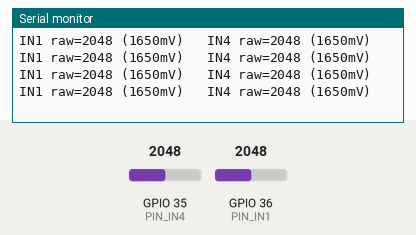
Simulated run of this program. Board: ESP32. On the bench: the last lines printed to the serial monitor. Inputs (shaded band) come from the test bench; at power-on: GPIO 35 (PIN_IN4) = 2048, GPIO 36 (PIN_IN1) = 2048.

Above: at 1.7 s.
1.8 s: GPIO 35 (PIN_IN4) set to 2866
At 2.22 s:
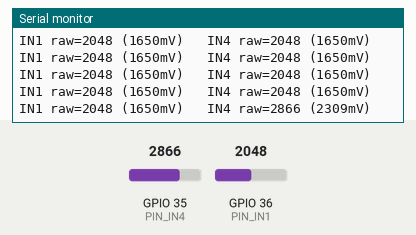
3.3 s: GPIO 36 (PIN_IN1) set to 2866
At 3.42 s:
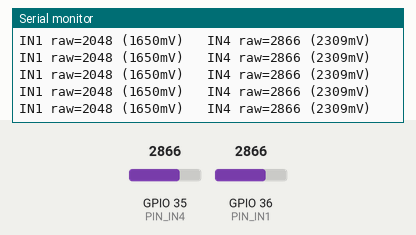
4.8 s: GPIO 35 (PIN_IN4) set to 3603
At 4.92 s:
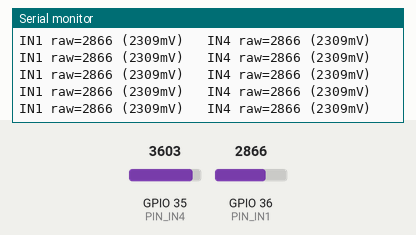
6.3 s: GPIO 36 (PIN_IN1) set to 3603
At 6.43 s:
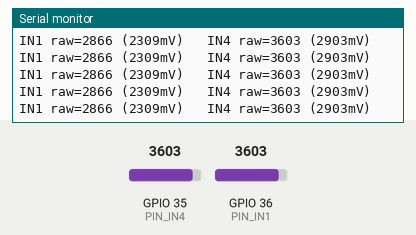
Timing chart, 0 to 8.8 s (numbered marks = the images above; inputs shaded):
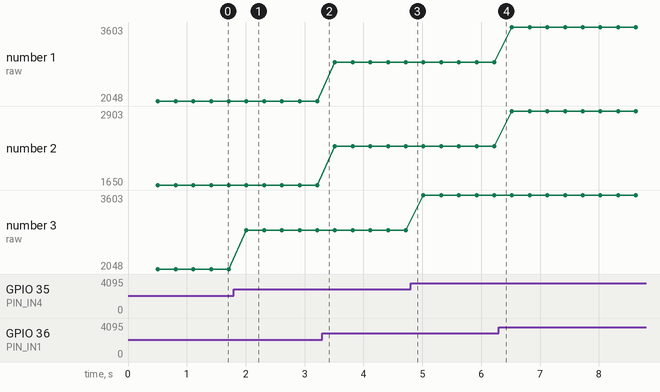

The program:

main.cpp
```cpp
#include <Arduino.h>

// Minimal, isolated ADC diagnostic -- no WiFi, no LoRa, no relay, no join
// logic. Just reads IN1 (GPIO36) and IN4 (GPIO35) and prints raw counts
// plus ESP32's own eFuse-calibrated millivolt conversion, continuously.
// Purpose: rule out any interference from the rest of the Pump Node
// firmware (radio init, SoftAP, etc.) on these two ADC channels.

#define PIN_IN1 36
#define PIN_IN4 35

void setup() {
  Serial.begin(115200);
  delay(500);
  Serial.println();
  Serial.println(F("=== ADC-only test: IN1 (GPIO36) / IN4 (GPIO35) ==="));
  Serial.println(F("No WiFi, no LoRa, no relay -- just analogRead() in a loop."));
}

void loop() {
  int in1Raw = analogRead(PIN_IN1);
  int in4Raw = analogRead(PIN_IN4);
  uint32_t in1mV = analogReadMilliVolts(PIN_IN1);
  uint32_t in4mV = analogReadMilliVolts(PIN_IN4);

  Serial.print(F("IN1 raw="));
  Serial.print(in1Raw);
  Serial.print(F(" ("));
  Serial.print(in1mV);
  Serial.print(F("mV)   IN4 raw="));
  Serial.print(in4Raw);
  Serial.print(F(" ("));
  Serial.print(in4mV);
  Serial.println(F("mV)"));

  delay(300);
}
```

Measured:
- after the input at 1.8 s, the serial monitor: prints a new line after 0.21 s (image 1)
- plotted number 3: 2048 → 2866 after the input at 1.8 s, 2866 → 3603 after the input at 4.8 s
